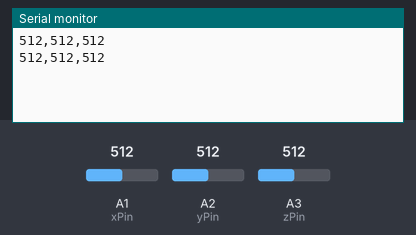
A sketch run on a simulated Arduino Uno, built with avr-gcc and run on an emulated ATmega328P. On the bench: the last lines printed to the serial monitor. The inputs (shaded band) are chosen by the test bench; at power-on: A1 (xPin) = 512, A2 (yPin) = 512, A3 (zPin) = 512.

Above: at 5.8 s.
5.9 s: A1 (xPin) set to 716
At 10.8 s:
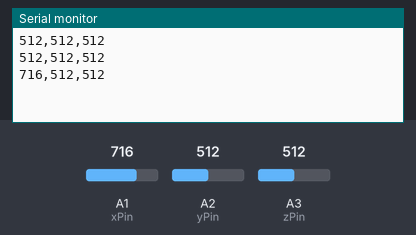
11.9 s: A2 (yPin) set to 716
At 15.8 s:
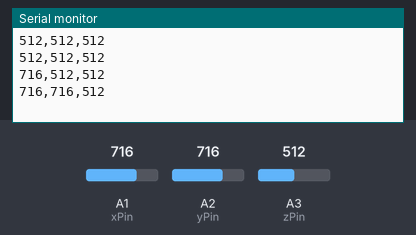
17.9 s: A3 (zPin) set to 716
At 20.8 s:
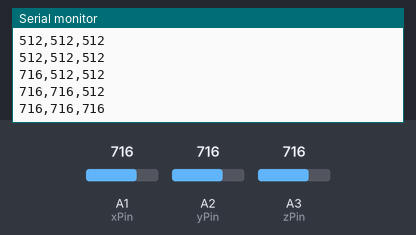
23.9 s: A1 (xPin) set to 900
At 25.8 s:
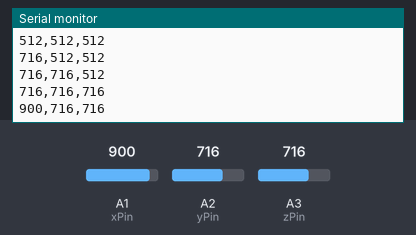
29.9 s: A2 (yPin) set to 900
At 30.9 s:
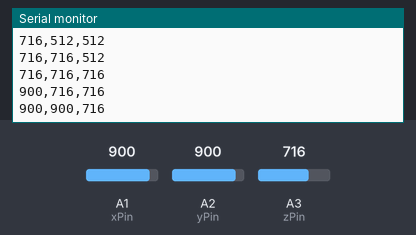
35.9 s: A3 (zPin) set to 900
At 41.0 s:
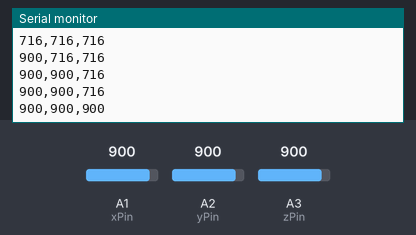
Timing chart, 0 to 42.5 s (numbered marks = the images above; inputs shaded):
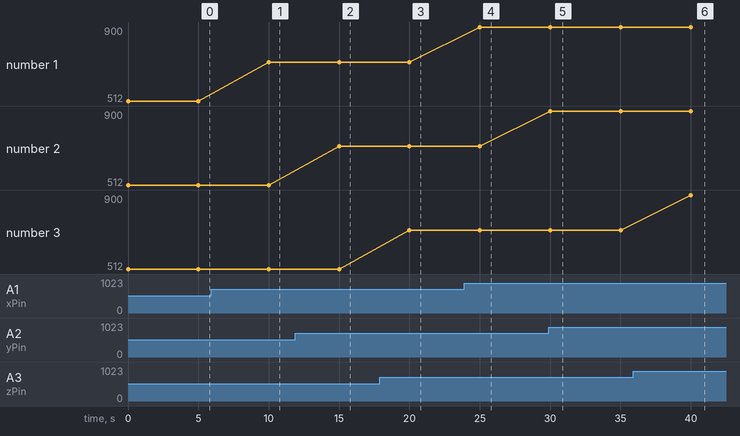

Measured:
- after the input at 5.9 s, the serial monitor: prints a new line after 4.1 s (image 1)
- after the input at 11.9 s, the serial monitor: prints a new line after 3.1 s (image 2)
- after the input at 17.9 s, the serial monitor: prints a new line after 2.1 s (image 3)
- after the input at 23.9 s, the serial monitor: prints a new line after 1.1 s (image 4)
- after the input at 29.9 s, the serial monitor: prints a new line after 0.11 s (image 5)
- after the input at 35.9 s, the serial monitor: prints a new line after 4.1 s (image 6)
- plotted number 1: 512 → 716 after the input at 5.9 s, 716 → 900 after the input at 23.9 s

The sketch:

senddataarduino.ino
```cpp
const int xPin = A1;
const int yPin = A2;
const int zPin = A3;

void setup() {
  Serial.begin(9600); // Initialize serial communication with D1 Mini
  pinMode(xPin, INPUT);
  pinMode(yPin, INPUT);
  pinMode(zPin, INPUT);
}

void loop() {
  int x = analogRead(xPin);
  int y = analogRead(yPin);
  int z = analogRead(zPin);

  // Send the data to D1 Mini
  Serial.print(x);
  Serial.print(",");
  Serial.print(y);
  Serial.print(",");
  Serial.println(z);

  delay(5000); // Wait for 1 minute
}
```
